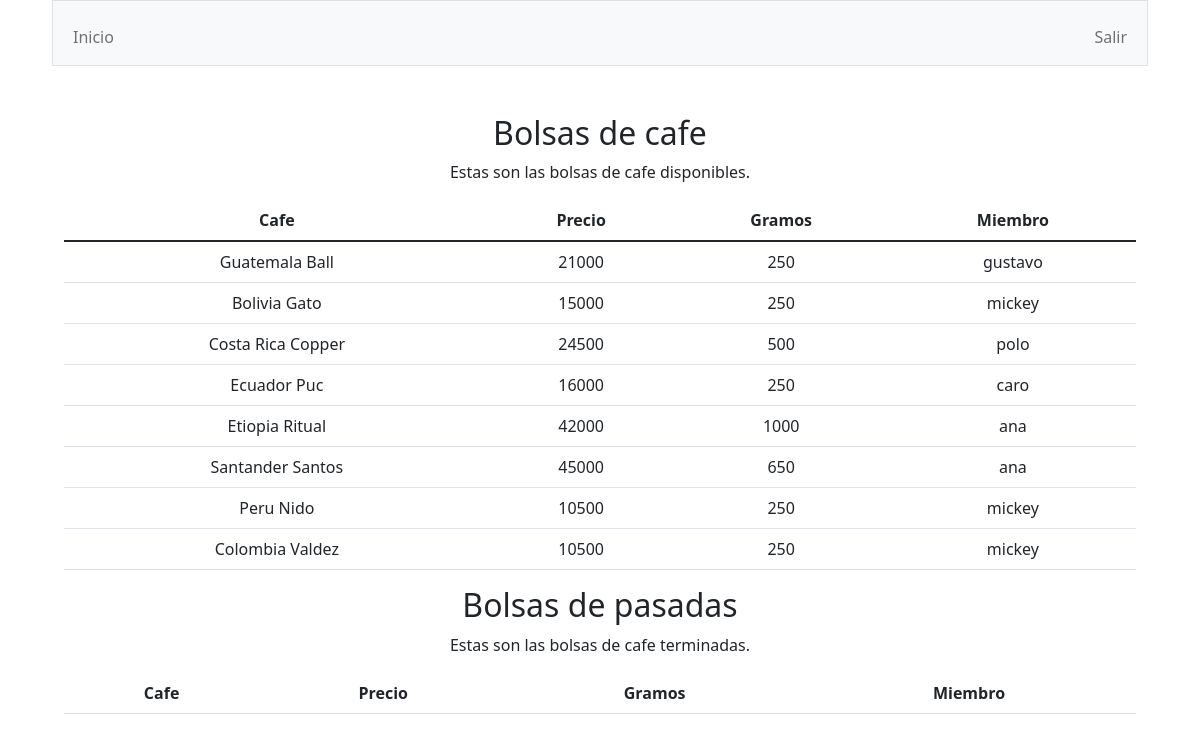
The page /bolsas (signed in) on the database its author committed.
### tables this page shows
CREATE TABLE bolsas ( id INTEGER PRIMARY KEY AUTOINCREMENT NOT NULL, user_id INTEGER, origin TEXT, price INTEGER, grams INTEGER, toaster TEXT NOT NULL, date DATE, active TEXT NOT NULL, FOREIGN KEY(user_id) REFERENCES users(id));

CREATE TABLE users (id INTEGER PRIMARY KEY AUTOINCREMENT NOT NULL, username TEXT NOT NULL, hash TEXT NOT NULL);

### app.py (the view)
@app.route("/bolsas")
@login_required
def bolsas():
    bolsas = db.execute("SELECT origin, toaster, price AS precio, date AS fecha, users.id AS miembro, active, grams FROM bolsas JOIN users ON bolsas.user_id = users.id ")
    for bolsa in bolsas:
        n=bolsa["miembro"]
        temp = username(n)
        bolsa["miembro"]=temp
    bolsas_activas = []
    bolsas_pasadas = []
    for bolsa in bolsas:
        if bolsa["active"]=="YES":
            bolsas_activas.append(bolsa)
        else:
            bolsas_pasadas.append(bolsa)
    return render_template("bolsas.html", activas = bolsas_activas, pasadas = bolsas_pasadas)

### app.py (called while the page is built)
@app.after_request
def after_request(response):
    response.headers["Cache-Control"] = "no-cache, no-store, must-revalidate"
    response.headers["Expires"] = 0
    response.headers["Pragma"] = "no-cache"
    return response

### helpers.py (called while the page is built)
def login_required(f):
    @wraps(f)
    def decorated_function(*args, **kwargs):
        if session.get("user_id") is None:
            return redirect("/login")
        return f(*args, **kwargs)
    return decorated_function

def username(n):
    n = int(n)
    query = db.execute("SELECT username FROM users WHERE id=?", n)
    return query[0]["username"]

### templates/bolsas.html (shortened to what this page needs)
{% extends "layout.html" %}
{% block main %}
<h2> Bolsas de cafe  </h2>
<p> Estas son las bolsas de cafe disponibles.  </p>
<table class="table">
	<thead class="thead-dark">
	<tr>
		<th scope="col"> Cafe </th>
		<th scope="col"> Precio  </th>
		<th scope="col"> Gramos  </th>
		<th scope="col"> Miembro </th>
	</tr>
	</thead>
	<tbody>
		{% for bolsa in activas %}
		<tr>
		<td> {{bolsa.origin}} {{bolsa.toaster}} </td>
		<td> {{ bolsa.precio}} </td>
		<td> {{ bolsa.grams}} </td>
		<td> {{ bolsa.miembro}} </td>
		</tr>
		{% endfor %}
	</tbody>
</table>
<h2> Bolsas de pasadas  </h2>
<p> Estas son las bolsas de cafe terminadas.  </p>
<table class="table">
	<thead class="thead-dark">
	<tr>
		<th scope="col"> Cafe </th>
		<th scope="col"> Precio  </th>
		<th scope="col"> Gramos  </th>
		<th scope="col"> Miembro </th>
	</tr>
	</thead>
</table>
{% endblock %}

### static/styles.css (style rules this page uses)
body { margin-right: 3.25rem; margin-left: 3.25rem; }
p { border: 0.25rem brown; }

### rows shown on the page
bolsas: origin "Guatemala", toaster "Ball", precio "21000", grams "250", miembro "gustavo"
bolsas: origin "Bolivia", toaster "Gato", precio "15000", grams "250", miembro "mickey"
bolsas: origin "Costa Rica", toaster "Copper", precio "24500", grams "500", miembro "polo"
bolsas: origin "Ecuador", toaster "Puc", precio "16000", grams "250", miembro "caro"
bolsas: origin "Etiopia", toaster "Ritual", precio "42000", grams "1000", miembro "ana"
bolsas: origin "Santander", toaster "Santos", precio "45000", grams "650", miembro "ana"
bolsas: origin "Peru", toaster "Nido", precio "10500", grams "250", miembro "mickey"
bolsas: origin "Colombia", toaster "Valdez", precio "10500", grams "250", miembro "mickey"
